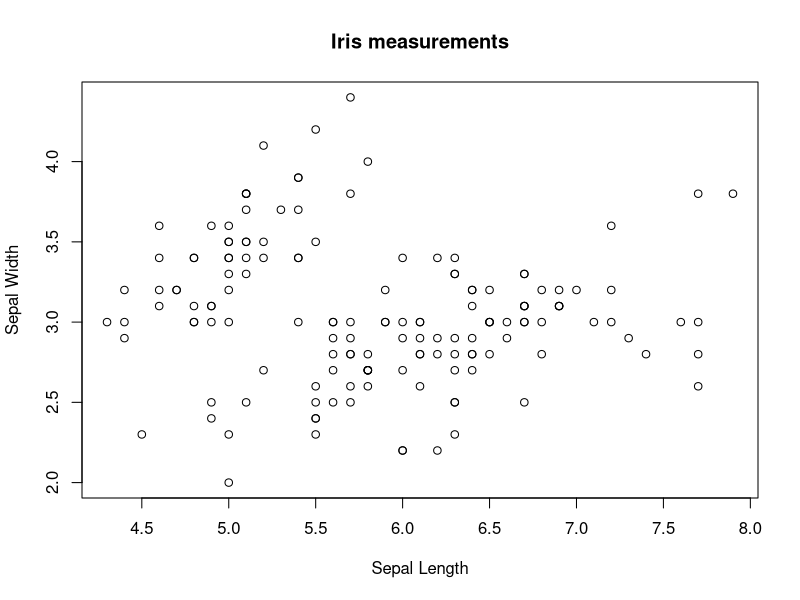

Source code (R):
## ---- chunk 1
knitr::opts_chunk$set(echo = TRUE)
## ---- chunk 2
# echo means the code doesnt display on the final markdown file
plot(x = iris$Sepal.Length, y = iris$Sepal.Width, xlab = "Sepal Length", ylab = 'Sepal Width', main = 'Iris measurements')
